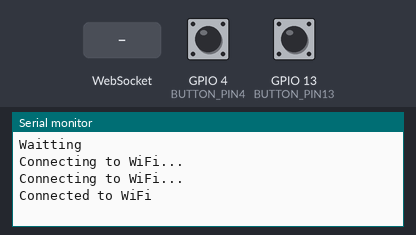
The sketch below on a simulated ESP8266 (NodeMCU). On the bench: the last lines printed to the serial monitor. Inputs (shaded band) come from the test bench; at power-on: GPIO 4 (BUTTON_PIN4) HIGH, GPIO 13 (BUTTON_PIN13) HIGH. WiFi joins after 1.5 s; servers stay silent unless stated.

Above: at 3.2 s.
3.3 s: WebSocket text "1" received
At 4.5 s:
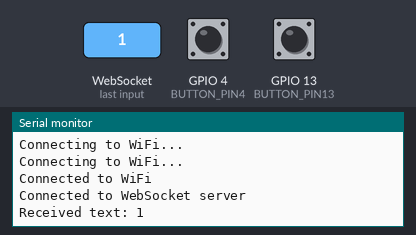
4.8 s: WebSocket text "0" received
At 5.6 s:
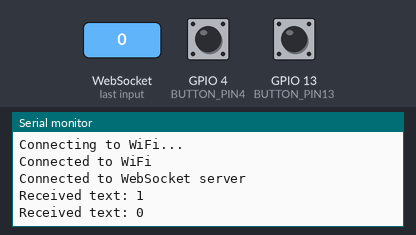

Measured:
- after the input at 3.3 s, the serial monitor: prints a new line at once (image 1)
- after the input at 4.8 s, the serial monitor: prints a new line at once (image 2)

The sketch:

pong.ino
```cpp
#include <WebSocketsClient.h>
#include <ESP8266WiFi.h>

const char* ssid = "WIFI_NETWORK";
const char* password = "wifiPassword";
const char* websocket_server = "192.168.1.10"; // IP del server WebSocket
const uint16_t websocket_port = 8765;

WebSocketsClient webSocket;

#define BUTTON_PIN4 4
#define BUTTON_PIN13 13


void setup() {
  Serial.begin(115200);
  WiFi.begin(ssid, password);
  Serial.println("Waitting");
  while (WiFi.status() != WL_CONNECTED) {
    delay(1000);
    Serial.println("Connecting to WiFi...");
  }

  Serial.println("Connected to WiFi");

  webSocket.begin(websocket_server, websocket_port, "/");
  webSocket.onEvent(webSocketEvent);
  pinMode(BUTTON_PIN4, INPUT_PULLUP);
  pinMode(BUTTON_PIN13, INPUT_PULLUP);
}

void loop() {
  webSocket.loop();

  // Invia un messaggio ogni 2 secondi
  static unsigned long lastTime = 0;
  if (millis() - lastTime > 50) {
    lastTime = millis();
    byte buttonState13 = digitalRead(BUTTON_PIN13);
    byte buttonState4 = digitalRead(BUTTON_PIN4);
    String message;
    String downValue;
    String upValue;
    if(buttonState4 == 0){
        downValue = "1";
    }else{
        downValue = "0";
    }
    if(buttonState13 == 0){
      upValue = "1";
    }else{
      upValue = "0";
    }

    message = "{\"moveDown\":" + downValue + ",\"moveUP\":" + upValue + "}";
    //Serial.println("This is the message" +  message);
    webSocket.sendTXT(message);
  }
}

void webSocketEvent(WStype_t type, uint8_t * payload, size_t length) {
  switch (type) {
    case WStype_DISCONNECTED:
      Serial.println("Disconnected");
      break;
    case WStype_CONNECTED:
      Serial.println("Connected to WebSocket server");
      break;
    case WStype_TEXT:
      Serial.printf("Received text: %s\n", payload);
      break;
  }
}
```
